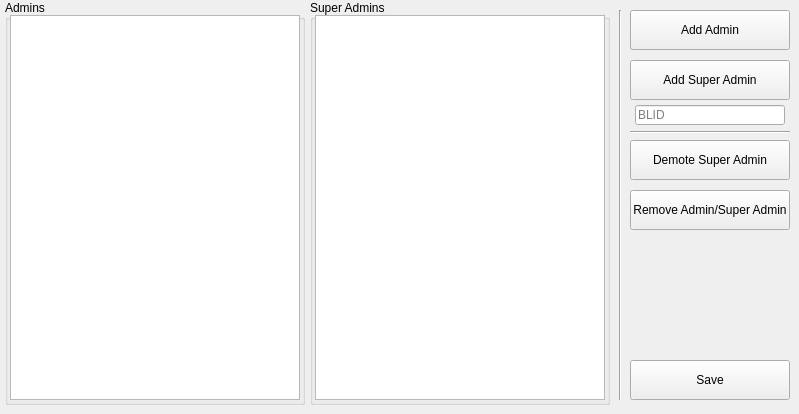
      <widget class="QWidget" name="tab_admins">
       <attribute name="icon">
        <iconset resource="../images/images.qrc">
         <normaloff>:/user_suit.png</normaloff>:/user_suit.png</iconset>
       </attribute>
       <attribute name="title">
        <string>Admins</string>
       </attribute>
       <widget class="QGroupBox" name="groupBox_6">
        <property name="geometry">
         <rect>
          <x>5</x>
          <y>0</y>
          <width>300</width>
          <height>405</height>
         </rect>
        </property>
        <property name="title">
         <string>Admins</string>
        </property>
        <widget class="QListView" name="adminList">
         <property name="geometry">
          <rect>
           <x>5</x>
           <y>15</y>
           <width>290</width>
           <height>385</height>
          </rect>
         </property>
        </widget>
       </widget>
       <widget class="QGroupBox" name="groupBox_7">
        <property name="geometry">
         <rect>
          <x>310</x>
          <y>0</y>
          <width>300</width>
          <height>405</height>
         </rect>
        </property>
        <property name="title">
         <string>Super Admins</string>
        </property>
        <widget class="QListView" name="superAdminList">
         <property name="geometry">
          <rect>
           <x>5</x>
           <y>15</y>
           <width>290</width>
           <height>385</height>
          </rect>
         </property>
        </widget>
       </widget>
       <widget class="QPushButton" name="addAdminBtn">
        <property name="geometry">
         <rect>
          <x>630</x>
          <y>10</y>
          <width>160</width>
          <height>40</height>
         </rect>
        </property>
        <property name="text">
         <string>Add Admin</string>
        </property>
       </widget>
       <widget class="QPushButton" name="addSABtn">
        <property name="geometry">
         <rect>
          <x>630</x>
          <y>60</y>
          <width>160</width>
          <height>40</height>
         </rect>
        </property>
        <property name="text">
         <string>Add Super Admin</string>
        </property>
       </widget>
       <widget class="QPushButton" name="removeAdminBtn">
        <property name="geometry">
         <rect>
          <x>630</x>
          <y>190</y>
          <width>160</width>
          <height>40</height>
         </rect>
        </property>
        <property name="text">
         <string>Remove Admin/Super Admin</string>
        </property>
       </widget>
       <widget class="QPushButton" name="demoteSABtn">
        <property name="geometry">
         <rect>
          <x>630</x>
          <y>140</y>
          <width>160</width>
          <height>40</height>
         </rect>
        </property>
        <property name="text">
         <string>Demote Super Admin</string>
        </property>
       </widget>
       <widget class="Line" name="line_4">
        <property name="geometry">
         <rect>
          <x>610</x>
          <y>10</y>
          <width>20</width>
          <height>390</height>
         </rect>
        </property>
        <property name="orientation">
         <enum>Qt::Vertical</enum>
        </property>
       </widget>
       <widget class="QPushButton" name="saveAdminsBtn">
        <property name="geometry">
         <rect>
          <x>630</x>
          <y>360</y>
          <width>160</width>
          <height>40</height>
         </rect>
        </property>
        <property name="text">
         <string>Save</string>
        </property>
       </widget>
       <widget class="QLineEdit" name="adminBLID">
        <property name="geometry">
         <rect>
          <x>635</x>
          <y>105</y>
          <width>150</width>
          <height>20</height>
         </rect>
        </property>
        <property name="placeholderText">
         <string>BLID</string>
        </property>
       </widget>
       <widget class="Line" name="line_11">
        <property name="geometry">
         <rect>
          <x>630</x>
          <y>125</y>
          <width>160</width>
          <height>15</height>
         </rect>
        </property>
        <property name="orientation">
         <enum>Qt::Horizontal</enum>
        </property>
       </widget>
      </widget>
